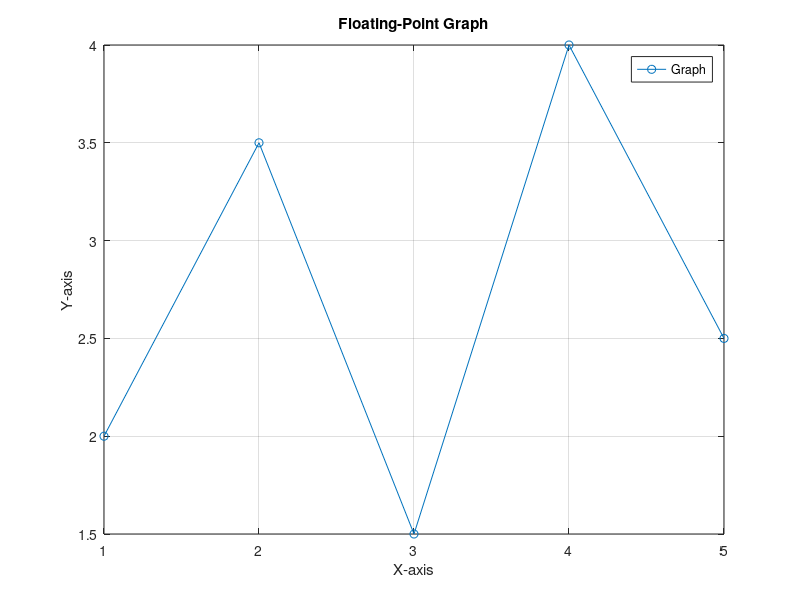

The MATLAB source for this figure:
% Sample data
x_values = [1.0, 2.0, 3.0, 4.0, 5.0];
y_values = [2.0, 3.5, 1.5, 4.0, 2.5];

% Plotting the graph
plot(x_values, y_values, 'o-');

% Adding labels and title
xlabel('X-axis');
ylabel('Y-axis');
title('Floating-Point Graph');

% Display the grid
grid on;

% Display the graph
legend('Graph');
